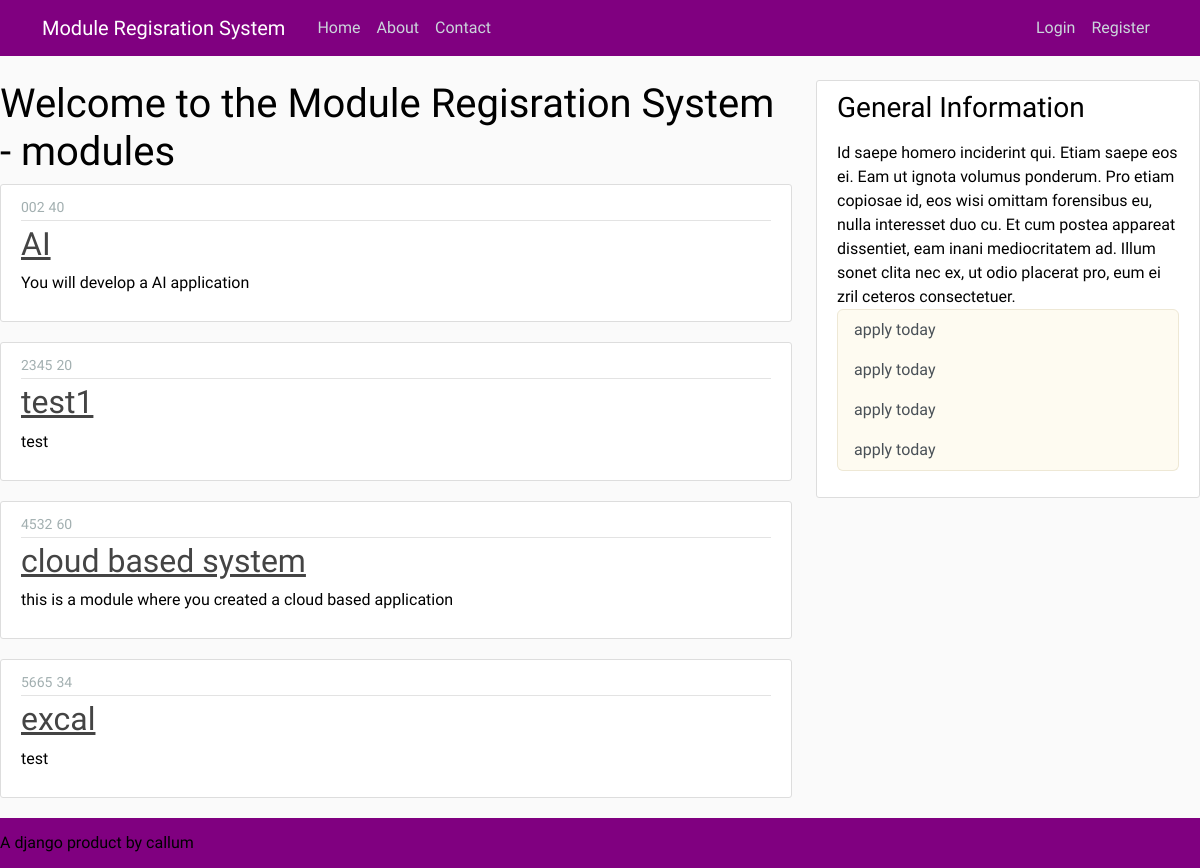
The page /modules on the database as committed earlier.
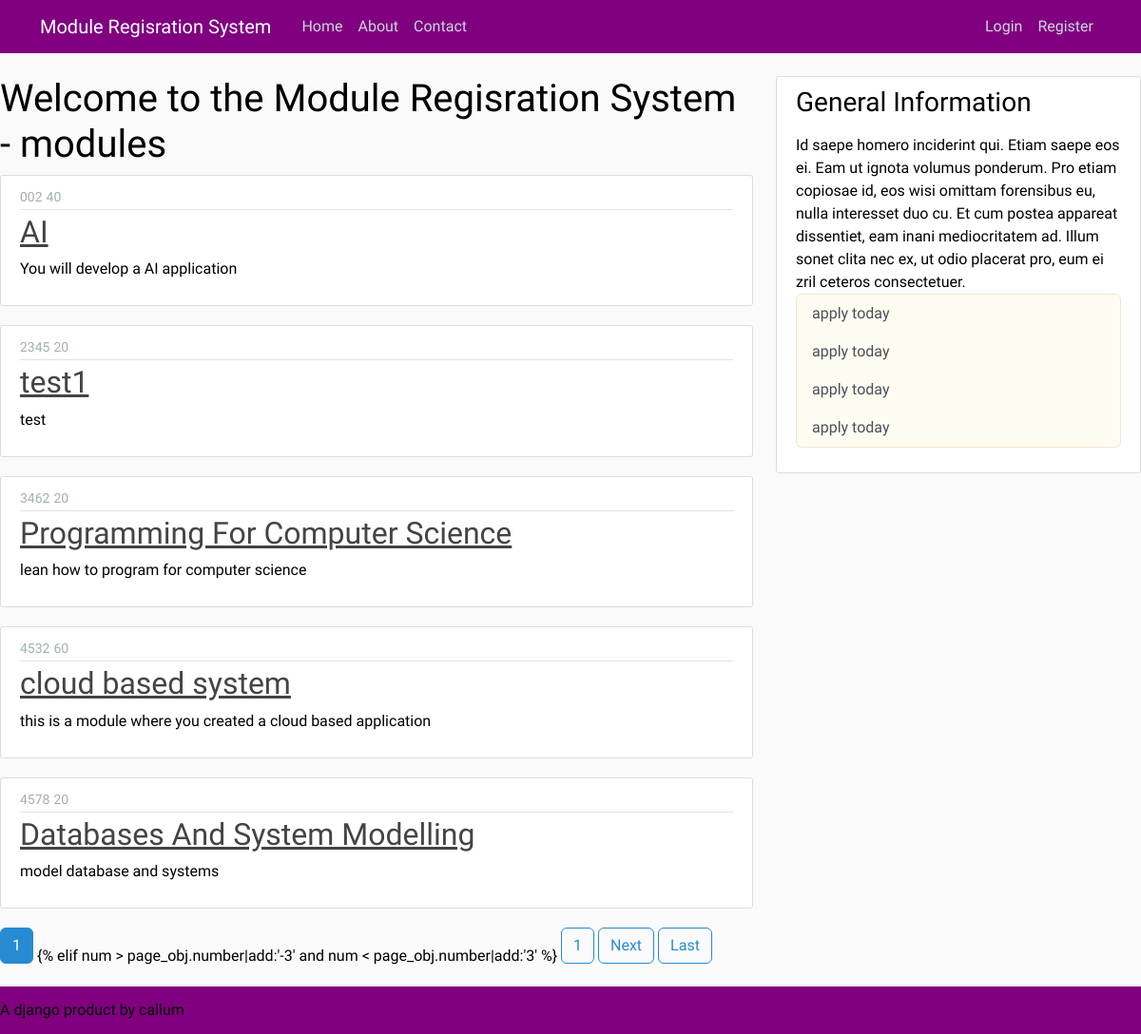
The same page on the database as committed later.
### ModuleRegisrationSystem/models.py (models this page shows)
class Module(models.Model):
    Name = models.CharField(max_length = 100)
    Code = models.CharField(max_length = 100)
    Credit = models.CharField(max_length = 100)
    Category = models.CharField(max_length = 100)
    details = models.TextField()
    Availbity = models.CharField(max_length= 100, choices= [('yes', 'yes'), ('no', 'no')],default= 'yes')
    Groups = models.ManyToManyField(Group,related_name= 'modules')
    def __str__(self):
        return f'{self.Name}'

### ModuleRegisrationSystem/views.py (the view)
# urls.py: path('modules', PostListView.as_view(), name = 'modules'),
class PostListView(ListView):
    model = Module
    template_name = 'ModuleRegisrationSystem/modules.html'
    context_object_name = 'modules'
    ordering = ['Code']
    paginate_by = 5

### ModuleRegisrationSystem/templates/ModuleRegisrationSystem/modules.html (shortened to what this page needs)
{% extends "ModuleRegisrationSystem/base.html" %}
{% load crispy_forms_tags %}
{% block content %}
    <h1>Welcome to the Module Regisration System - modules</h1>
{% for module in modules %}
    <article class="media content-section">
        <div class="media-body">
        <div class="article-metadata">
            <small class="text-muted">{{ module.Code }}</small>
            <small class="text-muted">{{ module.Credit }}</small>
    </div>
    <h2><a class="article-title" href="#">{{ module }}</a></h2>
    <p class="article-content">{{ module.details }}</p>
    </div>
    </article>
{% endfor %}
{% if is_paginated %}
{% for num in page_obj.paginator.page_range %}
{% if page_obj.number == num %}
<a class="btn btn-info mb-4"
href="?page={{num}}">{{num}}</a>
{% elif num > page_obj.number|add:'-3' and num <
page_obj.number|add:'3' %}
<a class="btn btn-outline-info mb-4"
href="?page={{num}}">{{num}}</a>
{% endif %}
{% endfor %}
{% if page_obj.has_next %}
<a class="btn btn-outline-info mb-4"
href="?page={{page_obj.next_page_number}}">Next</a>
<a class="btn btn-outline-info mb-4"
href="?page={{page_obj.paginator.num_pages}}">Last</a>
{% endif %}
{% endif %}
{% endblock %}

### ModuleRegisrationSystem/templates/ModuleRegisrationSystem/base.html (shortened to what this page needs)
{% load static %}
<!DOCTYPE html>
<html>
<head>
    <link rel="stylesheet" href="https://cdn.jsdelivr.net/npm/bootstrap@4.0.0/dist/css/bootstrap.min.css">
    <link rel="stylesheet" type="text/css" href="https://bootswatch.com/5/solar/bootstrap.min.css">
    <link rel="stylesheet" type="text/css" href="{% static 'css/styles.css'%}" />
</head>
<body>
    <div class="container">
        <header class="site-header">
            <nav class="navbar navbar-expand-md navbar-dark bg-steel fixed-top">
                <div class="container">
                <a class="navbar-brand mr-4" href="#">Module Regisration System</a>
                <div class="collapse navbar-collapse" id="navbarToggle">
                    <div class="navbar-nav mr-auto">
                        <a class="nav-item nav-link" href="{% url 'ModuleRegisrationSystem:home' %}">Home</a>
                        <a class="nav-item nav-link" href="{% url 'ModuleRegisrationSystem:about' %}">About</a>
                        <a class="nav-item nav-link" href="{% url 'ModuleRegisrationSystem:contact' %}">Contact</a>
                    </div>
                    <div class="navbar-nav">
                        {% if user.is_authenticated %}
                        <a class="nav-item nav-link" href="{% url 'ModuleRegisrationSystem:registration' %}">registrations</a>
                        <a class="nav-item nav-link" href="{% url 'profile' %}">Profile</a>
                        <a class="nav-item nav-link" href="{% url 'logout' %}">Logout</a>
                        {% else %}
                            <a class="nav-item nav-link" href="{% url 'login' %}">Login</a>
                    <a class="nav-item nav-link" href="{% url 'register'%}">Register</a>
                            {% endif %}
                        </div>
                    </div>
                </div>
                </div>
        <div class="row">
            <div class="col-md-8">
            {% block content %}{% endblock %}
            </div>
            <div class="col-md-4">
                <div class="content-section">
                    <h3>General Information</h3>
                    <p class='text-muted'>
                      <ul class="list-group">Id saepe homero inciderint qui. Etiam saepe eos ei. Eam ut ignota volumus ponderum. Pro etiam copiosae id, eos wisi omittam forensibus eu, nulla interesset duo cu. Et cum postea appareat dissentiet, eam inani mediocritatem ad. Illum sonet clita nec ex, ut odio placerat pro, eum ei zril ceteros consectetuer.
                        <li class="list-group-item list-group-item-light">apply today</li>
                        <li class="list-group-item list-group-item-light">apply today</li>
                        <li class="list-group-item list-group-item-light">apply today </li>
                        <li class="list-group-item list-group-item-light">apply today</li>
                      </ul>
                    </p>
                  </div>
            </div>
        </div>
    <div class="footer">A django product by callum</div>
</body>
</html>

### ModuleRegisrationSystem/static/css/styles.css (style rules this page uses)
html { position: relative; min-height: 100%; }
body { background: #fafafa; color: black; margin-top: 5rem; margin-bottom: 50px; }
h1, h2, h3, h4, h5, h6 { color: black; }
ul { margin: 0; }
.bg-steel { background-color: purple; }
.site-header .navbar-nav .nav-link { color: #cbd5db; }
.content-section { background: #ffffff; padding: 10px 20px; border: 1px solid #dddddd; border-radius: 3px; margin-bottom: 20px; }
.article-title { color: #444444; }
.article-content { white-space: pre-line; }
.article-metadata { padding-bottom: 1px; margin-bottom: 4px; border-bottom: 1px solid #e3e3e3 }
.footer { position: absolute; bottom: 0; width: 100%; height: 50px; line-height: 50px; background-color: purple; }

Rows that differ between the two databases and show on the page:
no longer on this page (row unchanged): Module: Code "5665", Credit "34", Name "excal", details "test"
added Module: Code "3462", Credit "20", Name "Programming For Computer Science", details "lean how to program for computer science"
added Module: Code "4578", Credit "20", Name "Databases And System Modelling", details "model database and systems"
Other text that changed with them:
new list line: "1 {% elif num > page_obj.number|add:'-3' and num < page_obj.number|add:'3' %} 1"
text now shown: "Next Last"
